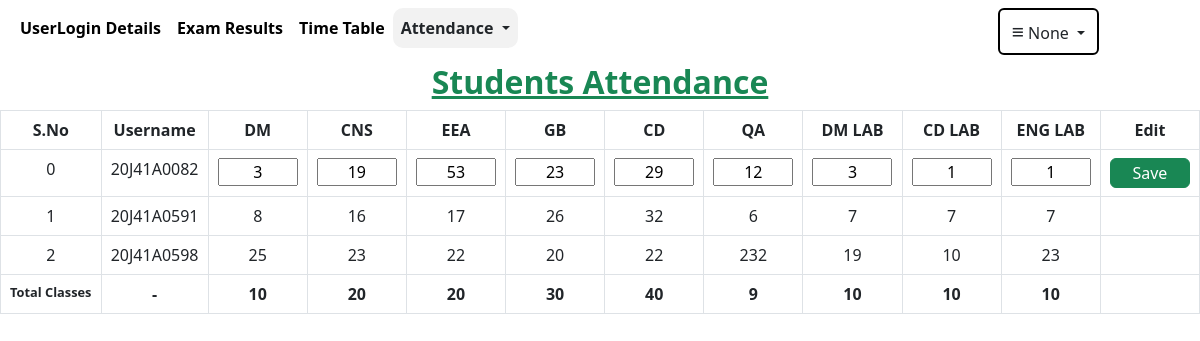
Screenshot of /edituserattendance/20J41A0082 with the database file from the repository.
### user/models.py (models this page shows, shortened)
class Attendance(models.Model):
    username=models.ForeignKey(LoginDetails,on_delete=models.CASCADE)
    DM=models.IntegerField(default=0)
    CNS=models.IntegerField(default=0)
    EEA=models.IntegerField(default=0)
    GB=models.IntegerField(default=0)
    CD=models.IntegerField(default=0)
    QA=models.IntegerField(default=0)
    DM_LAB=models.IntegerField(default=0)
    CD_LAB=models.IntegerField(default=0)
    ENG_LAB=models.IntegerField(default=0)

class LoginDetails(models.Model):
    username=models.CharField(max_length=20,primary_key=True)
    password=models.CharField(max_length=20)
    name=models.CharField(max_length=100)
    usertype=models.CharField(max_length=30,default="usertype")
    dept=models.CharField(max_length=30,default="department")
    def __str__(self):
        return self.username

class TotalAttendance(models.Model):
    Dept=models.CharField(max_length=20,default="",primary_key=True)
    DM_TOTAL=models.IntegerField(default=0)
    CNS_TOTAL=models.IntegerField(default=0)
    EEA_TOTAL=models.IntegerField(default=0)
    GB_TOTAL=models.IntegerField(default=0)
    CD_TOTAL=models.IntegerField(default=0)
    QA_TOTAL=models.IntegerField(default=0)
    DM_LAB_TOTAL=models.IntegerField(default=0)
    CD_LAB_TOTAL=models.IntegerField(default=0)
    ENG_LAB_TOTAL=models.IntegerField(default=0)

### user/views.py (the view, shortened to what this page needs)
# urls.py: path('edituserattendance/<str:pk>',views.edituserattendance,name="edituserattendance"),
def edituserattendance(request,pk):
    users=Attendance.objects.filter(~Q(username=pk)).order_by('username')
    total=TotalAttendance.objects.get(Dept="CSE")
    user=LoginDetails.objects.get(username=pk)
    try:
        attendance=Attendance.objects.get(username=user)
    except:
        attendance=Attendance.objects.create(username=user)
    return render(request,'edituserattendance.html',{'users':users,'stu':attendance,'pk':pk,'total':total,'uname':request.session.get('uname'),'name':request.session.get('name')})

### user/templates/edituserattendance.html (shortened to what this page needs)
{% extends 'admin.html' %}
{% block content %}
<center>
    <h2 class="fw-bold text-success text-decoration-underline">Students Attendance</h2>
    </center>
<form action='/edituserattendance/{{pk}}' method='post'>
<div class="outer">
<table class="table table-bordered">
    <tr style="background-color:#0d6efd;">
        <th>S.No</th><th>Username</th><th>DM</th> <th>CNS</th> <th>EEA</th><th>GB</th><th>CD</th><th>QA</th><th>DM LAB</th><th>CD LAB</th><th>ENG LAB</th><th>Edit</th>
     </tr>
     <tr>
        <td>0</td>
         <td>{{stu.username}}</td>
         <td><input type="text" name="dm" value="{{stu.DM}}"></td>
         <td><input type="text" name="cns" value="{{stu.CNS}}"></td>
         <td><input type="text" name="eea" value="{{stu.EEA}}"></td>
         <td><input type="text" name="gb" value="{{stu.GB}}"></td>
         <td><input type="text" name="cd" value="{{stu.CD}}"></td>
         <td><input type="text" name="qa" value="{{stu.QA}}"></td>
         <td><input type="text" name="dm_lab" value="{{stu.DM_LAB}}"></td>
         <td><input type="text" name="cd_lab" value="{{stu.CD_LAB}}"></td>
         <td><input type="text" name="eng_lab" value="{{stu.ENG_LAB}}"></td>
         <td><input class="btn btn-success p-0" style="height:30px;" type="submit" value="Save"></td>
        </tr>
     {% for u in users %}
        <tr>
        <td>{{forloop.counter}}</td>
        <td>{{u.username}}</td>
        <td>{{u.DM}}</td>
        <td>{{u.CNS}}</td>
        <td>{{u.EEA}}</td>
        <td>{{u.GB}}</td>
        <td>{{u.CD}}</td>
        <td>{{u.QA}}</td>
        <td>{{u.DM_LAB}}</td>
        <td>{{u.CD_LAB}}</td>
        <td>{{u.ENG_LAB}}</td>
        <td></td>
       </tr>
     {% endfor %}
     <tr class="foot">
        <td class="td" style="font-size:80%;">Total Classes</td>
        <td class="td">-</td>
        <td class="td">{{total.DM_TOTAL}}</td>
        <td class="td">{{total.CNS_TOTAL}}</td>
        <td class="td">{{total.EEA_TOTAL}}</td>
        <td class="td">{{total.GB_TOTAL}}</td>
        <td class="td">{{total.CD_TOTAL}}</td>
        <td class="td">{{total.QA_TOTAL}}</td>
        <td class="td">{{total.DM_LAB_TOTAL}}</td>
        <td class="td">{{total.CD_LAB_TOTAL}}</td>
        <td class="td">{{total.ENG_LAB_TOTAL}}</td>
        <td></td>
     </tr>
</table>
</div>
</form>
{% endblock %}

### rows the page displays
Attendance: username "20J41A0082", dm "3", cns "19", eea "53", gb "23", cd "29", qa "12", dm_lab "3", cd_lab "1", eng_lab "1"
Attendance: username "20J41A0591", DM "8", CNS "16", EEA "17", GB "26", CD "32", QA "6", DM_LAB "7", CD_LAB "7", ENG_LAB "7"
Attendance: username "20J41A0598", DM "25", CNS "23", EEA "22", GB "20", CD "22", QA "232", DM_LAB "19", CD_LAB "10", ENG_LAB "23"
TotalAttendance: DM_TOTAL "10", CNS_TOTAL "20", EEA_TOTAL "20", GB_TOTAL "30", CD_TOTAL "40", QA_TOTAL "9", DM_LAB_TOTAL "10", CD_LAB_TOTAL "10", ENG_LAB_TOTAL "10"

### other values shown
{{ uname }} "None"
